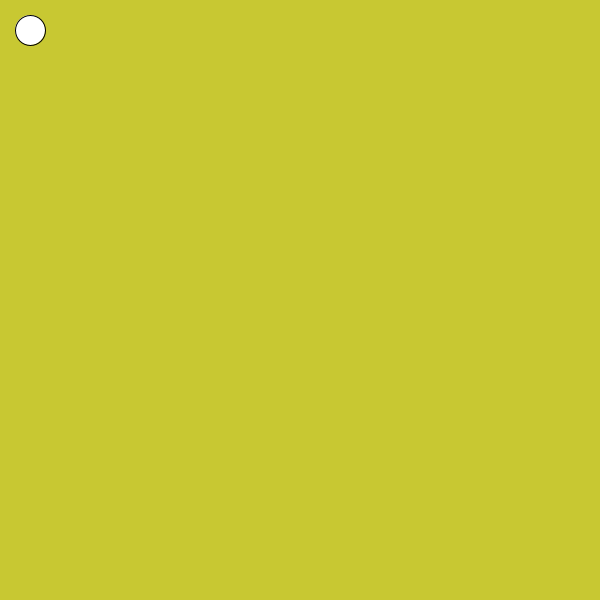
Frame 1 (no input)
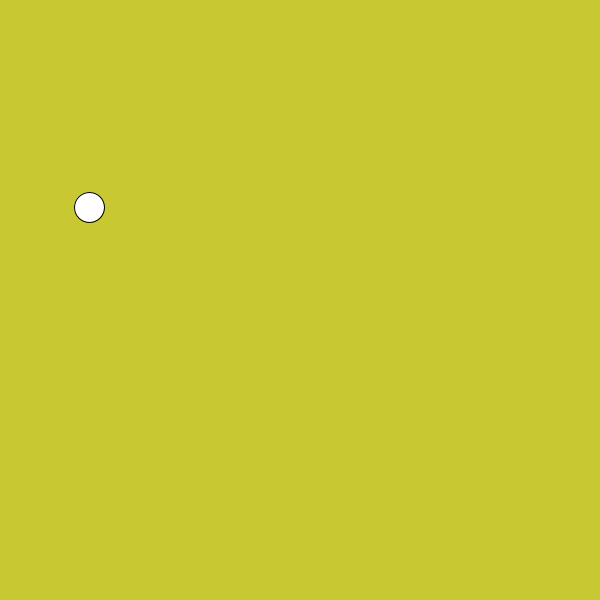
Frame 60 (the mouse pressed at the canvas centre just before this capture)
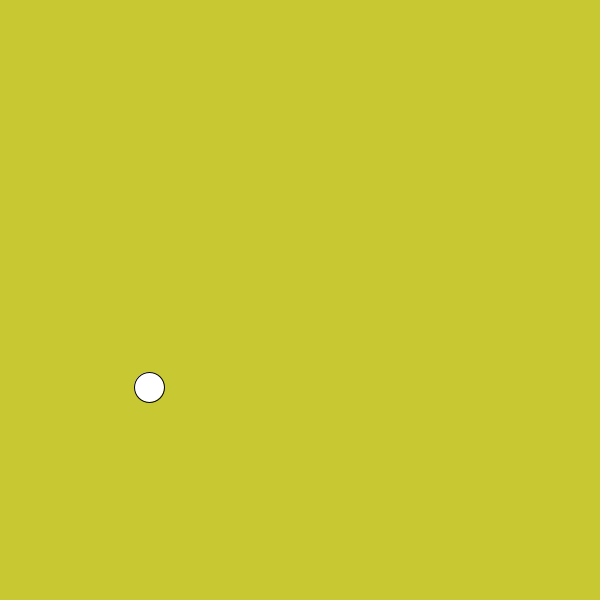
Frame 120 (the mouse held since frame 60 and released just before this capture)

The Processing sketch that drew these frames (run headless with seeded random() and noise(); from frame 60 on, the mouse is pressed at the canvas centre):

// Processing sketch: ffinzi_background_change_bouncing_ball_
// ── ffinzi_background_change_bouncing_ball_.pde
int x = 30;
int y = 30;
int dy = 3;
int dx = 1;
int r = 200; 
int g = 200; 
int b = 50; 

void setup() {
  size(600, 600);
}

void draw() {
  background(r, g, b); 
  circle(x, y, 30); 
  x = x + dx; 
  y = y + dy; 
  
  if (y == 570) {
  dy = -3;
  r = 100;
  g = 25;
  b = 50;
  }
  
  if (y == 30) {
  dy = 2;
  r = 40;
  g = 300;
  b = 175;
  }
  
  if (x == 570) {
  dx = -1;
  r = 180;
  g = 0;
  b = 80;
  }
  
  if (x == 30) {
  dx = 2;
  r = 200;
  g = 200;
  b = 50;
  
  }
}
